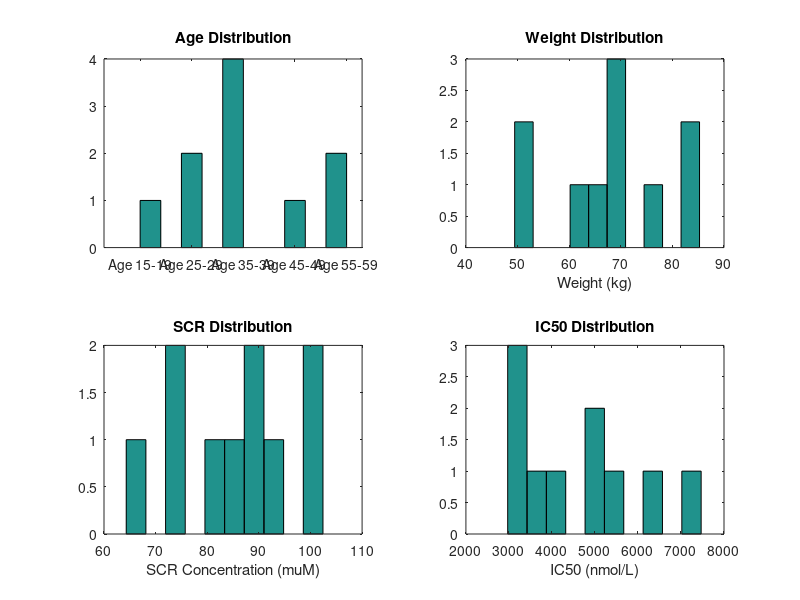

The MATLAB source for this figure: (Note: this script raises an error after producing the figure.)
%% Population

%http://www.cdc.gov/hiv/statistics/overview/
agedistrib=[0.1054,0.1957,0.2269,0.383,0.089]; %15-19,25-29,35-39,45-49,55-59
cumagedistrib=[0.089,0.383+0.089,0.2269+0.383+0.089,...
    0.1957+0.2269+0.383+0.089,0.1054+0.1957+0.2269+0.383+0.089]; 

%things for CL
BWstdev = [25.46,40.82,40.82,29.45,29.45]*0.454; %kg
BWmean = [96.8,169.6,169.6,173.2,173.2]*0.454; %kg

scrstdev=19; %muM
scrmean=83; %muM
number=36.2;

lb=.04*10^3;
ub=8.5*10^3;
icmean=(ub+lb)/2;
icstdev=(ub-lb)/6; % ub and lb both 3 stdev away from the mean


npeople=10; %100
info=zeros(4,npeople); %age,weight,scr,IC50

for p1=1:npeople
    a=rand();
    if a<cumagedistrib(1)
        info(1,p1)=17;
    elseif a<cumagedistrib(2)
        info(1,p1)=27;
    elseif a<cumagedistrib(3)
        info(1,p1)=37;
    elseif a<cumagedistrib(4)
        info(1,p1)=47;
    else
        info(1,p1)=57;
    end
end

for p2=1:npeople
    group=(info(1,p2)-7)/10;
    info(2,p2)= BWstdev(group).*randn(1,1) + BWmean(group);
end

for p3=1:npeople
   info(3,p3)= scrstdev.*randn(1,1)+scrmean;
end

for p4=1:npeople
    info(4,p4)=icstdev.*randn(1,1)+icmean;
end

figure;
axx1=subplot(2,2,1);
hist(info(1,:));
title('Age Distribution');
specs={'Age 15-19','Age 25-29','Age 35-39','Age 45-49','Age 55-59'};
set(gca,'xticklabel',specs,'XTick', 17:10:57);
axx2=subplot(2,2,2);
hist(info(2,:));
title('Weight Distribution');
xlabel('Weight (kg)');
axx3=subplot(2,2,3);
hist(info(3,:));
title('SCR Distribution');
xlabel('SCR Concentration (muM)');
axx4=subplot(2,2,4);
hist(info(4,:));
title('IC50 Distribution');
xlabel('IC50 (nmol/L)');

popparam=zeros(2,npeople);
popparam(1,:)=Fbio*(number+136/3*info(2,:)./info(3,:)); %CL in PK, added /3 to literature eqn to account for discrepancy in lit values
popparam(2,:)=info(4,:); %IC50
save popCLIC50.mat popparam;
%%
dose_set = [75, 150, 300, 600]*10^6; % Dose in mg converted to ng
TimeLen = 15*24;
OutputVar = 1:15;
p(1) = dose_set(2);
p(8)= median(popparam(1,:)); 
p_viral(19)=icmean;
[metric0,~,~,~] = Tenofovir(p,p_viral,y0_viral,OutputVar,TimeLen);

auc = zeros(4,npeople); %base line, vary IC50, vary cl, vary both
auc(1,:)=repmat(metric0(1),[1,npeople]);
ctro = zeros(4,npeople);
ctro(1,:)=repmat(metric0(2),[1,npeople]);
cmax = zeros(4,npeople);
cmax(1,:)=repmat(metric0(3),[1,npeople]);
vload = zeros(4,npeople);
vload(1,:)=repmat(metric0(4),[1,npeople]);

for sc=1:4
    for dum=1:npeople
        switch sc
            case 1
                p1=p_viral;
                p1(19)= popparam(2,dum);
                [output,Balance,t,y] = Tenofovir(p,p1,y0_viral,OutputVar,TimeLen); 
                auc(2,dum)=output(1);
                ctro(2,dum)=output(2);
                cmax(2,dum)=output(3);
                vload(2,dum)=output(4);
                
            case 2
                p2=p;
                p2(8)=popparam(1,dum); 
                [output,Balance,t,y] = Tenofovir(p2,p_viral,y0_viral,OutputVar,TimeLen); 
                auc(3,dum)=output(1);
                ctro(3,dum)=output(2);
                cmax(3,dum)=output(3);
                vload(3,dum)=output(4);
                
            case 3
                p3=p_viral;
                p4=p;
                p3(19)=popparam(2,dum);
                p4(8)=popparam(1,dum);
                [output,Balance,t,y] = Tenofovir(p4,p3,y0_viral,OutputVar,TimeLen); 
                auc(4,dum)=output(1);
                ctro(4,dum)=output(2);
                cmax(4,dum)=output(3);
                vload(4,dum)=output(4);
                
        end
    end
end

%%
specs={'Baseline','IC50','CL','Both'};
figure;
boxplot(auc'); %one column is a group
title('AUC of TFV-DP');
ylabel('hr-nmol/mL');
set(gca,'xticklabel',specs,'XTick', 1:1:5);
figure;
boxplot(ctro');
title('Ctrough of TFV-DP');
ylabel('nmol/mL');
set(gca,'xticklabel',specs,'XTick', 1:1:5);
figure;
boxplot(cmax');
title('Cmax of TFV-DP');
ylabel('nmol/mL');
set(gca,'xticklabel',specs,'XTick', 1:1:5);
figure;
boxplot(vload');
title('Viral Load');
ylabel('# of HIV-1 RNA copies/mL');
set(gca,'xticklabel',specs,'XTick', 1:1:5);
